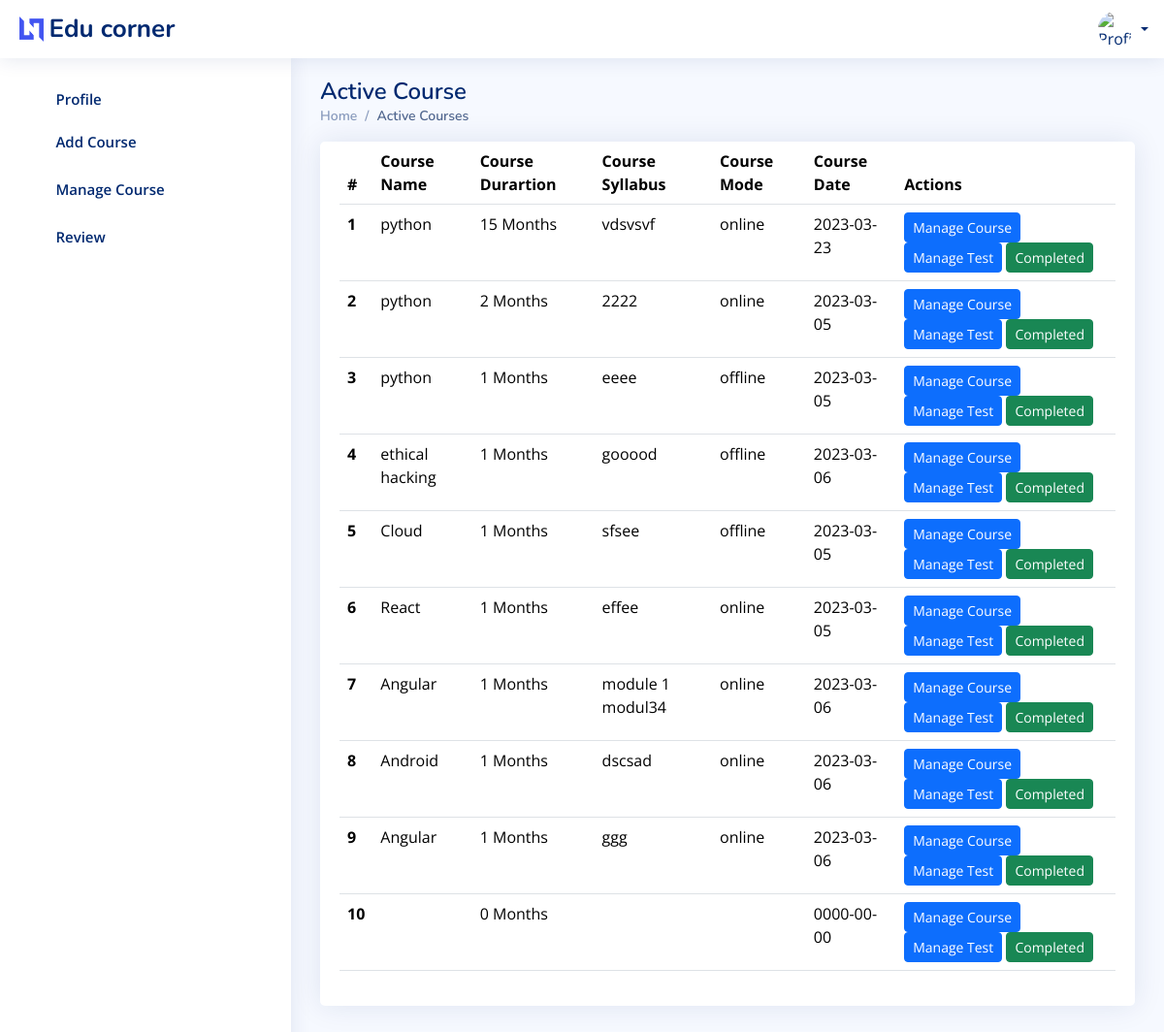
Page /teacher/activecourses.php on the committed database.
### tables this page shows
CREATE TABLE `educorner_faculty_course` (
  `course_id` int(11) NOT NULL,
  `course_title` varchar(30) NOT NULL,
  `email` varchar(20) NOT NULL,
  `course_duration` int(11) NOT NULL,
  `course_fees` int(11) NOT NULL,
  `course_description` varchar(100) NOT NULL,
  `course_syllabus` varchar(200) NOT NULL,
  `course_mode` varchar(25) NOT NULL,
  `img` varchar(100) NOT NULL DEFAULT 'coursepic',
  `startdate` date NOT NULL,
  `status` varchar(2) NOT NULL DEFAULT '0'
);

### mentor/connection.php (called while the page is built, shortened)
<?php
$conn = mysqli_connect('localhost', 'root', '', 'educorner');
function select($sql)
{
    global $conn;
    $res = mysqli_query($conn, $sql);
    if ($res) {
        return $res;
    } else {
        return False;
    }
}
?>

### teacher/activecourses.php (the view, shortened to what this page needs)
<?php
require('header.php');
?>
<main id="main" class="main">
    <div class="pagetitle">
        <h1>Active Course</h1>
        <nav>
            <ol class="breadcrumb">
                <li class="breadcrumb-item"><a href="index.html">Home</a></li>
                <li class="breadcrumb-item active">Active Courses</li>
            </ol>
        </nav>
    </div>
    <div class="col-lg-12 ">
        <section class="section">
            <div class="row">
                 <div class="col-lg-12">
                    <div class="card">
                        <div class="card-body">
                            <table class="table datatable">
                                <thead>
                                    <tr>
                                        <th scope="col">#</th>
                                        <th scope="col">Course Name</th>
                                        <th scope="col">Course Durartion</th>
                                        <th scope="col">Course Syllabus</th>
                                        <th scope="col">Course Mode</th>
                                        <th scope="col">Course Date</th>
                                        <th scope="col">Actions</th>
                                    </tr>
                                </thead>
                                <tbody>
                                    <?php
                                    $subres = select("select * from educorner_faculty_course where startdate<='$d' and status=0");
                                    $n = 0;
                                    while ($row = mysqli_fetch_assoc($subres)) {
                                        $n++;
                                        $id=$row['course_id'];
                                    ?>
                                        <tr>
                                            <th scope="row"><?php echo $n ?></th>
                                            <td><?php echo $row["course_title"] ?></td>
                                            <td><?php echo $row["course_duration"] ?> Months</td>
                                            <td><?php echo $row["course_syllabus"] ?></td>
                                            <td><?php echo $row["course_mode"] ?></td>
                                            <td><?php echo $row["startdate"] ?></td>
                                            <td><a href="coursedetails.php?id=<?php echo $id;?>" class="btn btn-primary btn-sm">Manage Course</a> <a href="test.php?id=<?php echo $id;?>" class="btn btn-primary btn-sm">Manage Test</a> <a href="php/markascompleted.php?id=<?php echo $id;?>" class="btn btn-success btn-sm">Completed</a></td>
                                        </tr>
                                    <?php
                                    }
                                    ?>
                                </tbody>
                            </table>
                        </div>
                    </div>
                </div>
            </div>
        </section>
    </div>
    <?php
require('footer.php');
?>

### Admin/assets/css/style.css (style rules this page uses)
:root { scroll-behavior: smooth; }
body { font-family: "Open Sans", sans-serif; background: #f6f9ff; color: #444444; }
a { color: #4154f1; text-decoration: none; }
h1, h2, h3, h4, h5, h6 { font-family: "Nunito", sans-serif; }
#main { margin-top: 60px; padding: 20px 30px; transition: all 0.3s; }
.pagetitle { margin-bottom: 10px; }
.pagetitle h1 { font-size: 24px; margin-bottom: 0; font-weight: 600; color: #012970; }
.card { margin-bottom: 30px; border: none; border-radius: 5px; box-shadow: 0px 0 30px rgba(1, 41, 112, 0.1); }
.card-body { padding: 0 20px 20px 20px; }
.breadcrumb { font-size: 14px; font-family: "Nunito", sans-serif; color: #899bbd; font-weight: 600; }
.breadcrumb a { color: #899bbd; transition: 0.3s; }
.breadcrumb .breadcrumb-item::before { color: #899bbd; }
.breadcrumb .active { color: #51678f; font-weight: 600; }
@media (min-width: 1200px) { #main, #footer { margin-left: 300px; } }

### rows in the picture
educorner_faculty_course: course_title "python", course_duration "15", course_syllabus "vdsvsvf", course_mode "online", startdate "2023-03-23"
educorner_faculty_course: course_title "python", course_duration "2", course_syllabus "2222", course_mode "online", startdate "2023-03-05"
educorner_faculty_course: course_title "python", course_duration "1", course_syllabus "eeee", course_mode "offline", startdate "2023-03-05"
educorner_faculty_course: course_title "ethical hacking", course_duration "1", course_syllabus "gooood", course_mode "offline", startdate "2023-03-06"
educorner_faculty_course: course_title "Cloud", course_duration "1", course_syllabus "sfsee", course_mode "offline", startdate "2023-03-05"
educorner_faculty_course: course_title "React", course_duration "1", course_syllabus "effee", course_mode "online", startdate "2023-03-05"
educorner_faculty_course: course_title "Angular", course_duration "1", course_syllabus "module 1 modul34", course_mode "online", startdate "2023-03-06"
educorner_faculty_course: course_title "Android", course_duration "1", course_syllabus "dscsad", course_mode "online", startdate "2023-03-06"
educorner_faculty_course: course_title "Angular", course_duration "1", course_syllabus "ggg", course_mode "online", startdate "2023-03-06"
educorner_faculty_course: course_duration "0", startdate "0000-00-00"
